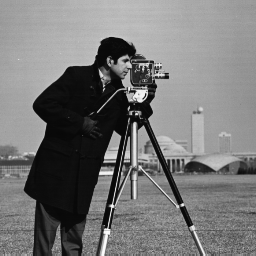
#> input picture ExerciseSet1/Data/Fig0222(b)(cameraman).tif, 256 x 256 px
$ python Exercise_6.py
#> lines starting #> are read from the running program, lines starting #| are printed output that depends on the picture
#> further down, img is the input picture: PIL image 256x256 L; min 7, max 253, mean 118.7
from PIL import Image
import numpy as np
import matplotlib.pyplot as plt

def scale(img, cx, cy):
    #This function scales an image with a factor
    #cx on the x-axis, and cy on the y-axis

#> called with cx = 2, cy = 2
    scale_mat = np.array([[cx, 0],
                          [0, cy]])

    #Create matrix which can contain the new image
    scaled_img = np.zeros((int(img.shape[0]*cx), int(img.shape[1]*cy)))

    #Iterate over all xy-coordinated
    for x in range(img.shape[0]):
        for y in range(img.shape[1]):
            intensity = img[x,y]                        #Get intensity from pos xy
            xy = np.array([x, y])                       #Get pos xy
            new_xy = scale_mat@xy.T                     #find new pos xy
            new_xy = new_xy.astype(int).flatten()       #Make sure new_xy is int so it can be used as indexes.
            scaled_img[new_xy[0], new_xy[1]] = intensity#Put intensity at new coordinate

    return scaled_img

def rotate(img, theta):
    #Rotate an image theta degrees
#> called with theta = 1.05
    scale = 1.5 #Hyperparameter controlling the output image size. (If not bigger than 1 we get some weird artifacts.)


    rotation_mat = np.array([[np.cos(theta), -np.sin(theta)],
                             [np.sin(theta),  np.cos(theta)]])

    x0, y0 = int(img.shape[0]/2), int(img.shape[1]/2)
#> x0 = 128; y0 = 128


    # rotated_img = np.zeros(img.shape)
    rotated_img = np.zeros((int(img.shape[0]*scale), int(img.shape[1]*scale)))

    for x in range(img.shape[0]):
        for y in range(img.shape[1]):

            intensity = img[x, y]           #Get intensity from pos xy
            xy = np.array([[x-x0, y-y0]])   #Get pos xy, Change origo from top left corner, to center of image
            new_xy = rotation_mat@xy.T      #Find new coordinates

            #This looks ugly, but we're setting the origo back to top left
            new_xy = np.array([[int(new_xy[0,0]+scale*x0)], [int(new_xy[1,0]+scale*y0)]]).flatten()

            # Set intensity at rotated xy-coordinate
            rotated_img[new_xy[0], new_xy[1]] = intensity


    return rotated_img

def translate(img, tx, ty):
    #Translate an image tx on the x-axis,
    #and ty on the y-axis

#> called with tx = 100, ty = 100
    translated_img = np.zeros(img.shape)

    #Iterate over all xy-coordinated
    for x in range(img.shape[0] - tx):
        for y in range(img.shape[1] - ty):
            intensity = img[x,y]                        #Get intensity from pos xy
            new_x, new_y = x + tx, y + ty

            # #If the new coordinates are out of bounds, ignore them.
            # if new_x >= img.shape[0] or new_y >= img.shape[1]:
            #     pass
            # else:
            translated_img[new_x, new_y] = intensity
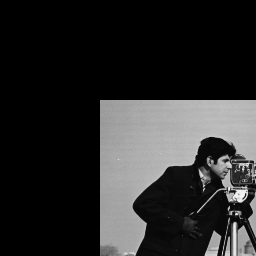
#> translated_img: shape (256, 256) float64; min 0, max 244, mean 42.5

    return translated_img

def shear(img, sv, sh):
    #Shear an image vertically (x-axis) with a factor sv,
    #and horizontaly (y-axis) sh

#> called with sv = 1, sh = 0
    shear_mat = np.array([[1, sv],
                          [sh, 1]])

    x_shape = np.ceil(img.shape[0]*np.ceil(1 + sv)).astype(int) #Scale x-axis in new image to fit all new coordinates
#> x_shape = 512
    y_shape = np.ceil(img.shape[1]*np.ceil(1 + sh)).astype(int) #Scale y-axis in new image to fit all new coordinates
#> y_shape = 256
    sheared_img = np.zeros((x_shape, y_shape))


    #Iterate over all xy-coordinated
    for x in range(img.shape[0]):
        for y in range(img.shape[1]):
            intensity = img[x,y]                        #Get intensity from pos xy
            xy = np.array([x, y])                       #Get pos xy
            new_xy = shear_mat@xy.T                     #find new pos xy
            new_x, new_y = new_xy.flatten().astype(int) #Make sure new_xy is int so it can be used as indexes.
            sheared_img[new_x, new_y] = intensity       #Set new coords to intensity
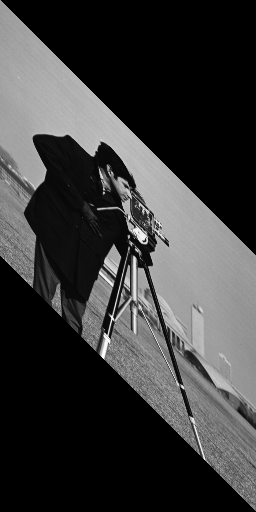
#> sheared_img: shape (512, 256) float64; min 0, max 253, mean 59.4

    return sheared_img


#Load and convert image to numpy
# img_path = 'ExerciseSet1\Data\Fig0222(b)(cameraman).tif'
img_path = './/Data//Fig0222(b)(cameraman).tif'
img = Image.open(img_path)
img = np.asarray(img)


fig, ax = plt.subplots(4,2,figsize=(10,10))
ax[0,0].imshow(img, cmap='gray')
ax[0,0].set_title('Original Image')

#Subtask a
ax[0,1].imshow(scale(img, 2, 2), cmap='gray')
ax[0,1].set_title('Subtask a')

#Subtask b
ax[1,0].imshow(rotate(img, np.pi/3), cmap='gray')
ax[1,0].set_title('Subtask b')

#Subtask c
ax[1,1].imshow(translate(img, 100, 100), cmap='gray')
ax[1,1].set_title('Subtask c')

#Subtask d
ax[2,0].imshow(shear(img, 1, 0), cmap='gray')
ax[2,0].set_title('Subtask d')

ax[2,1].imshow(shear(img, 0, 1), cmap='gray')
ax[2,1].set_title('Subtask d')

for a in ax.ravel():
    a.set_axis_off()

plt.tight_layout()
plt.show()
plt.close()

fig, az = plt.subplots(1,2,figsize=(10,10))

#Subtask e
az[0].imshow(shear(scale(shear(img, 0, 0.5), 2, 2), 0.2, 0), cmap='gray')
#> call 3 of shear, with sv = 0, sh = 0.5
#> after the loop in shear (call 3), `for x in range(img.shape[0]):`:
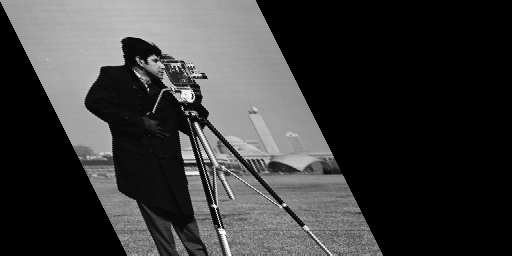
#> sheared_img: shape (256, 512) float64; min 0, max 253, mean 59.4
#> call 2 of scale, with cx = 2, cy = 2
#> in scale (call 2), `scale_mat = np.array([[cx, 0], [0, cy]])`: scale_mat = [[2, 0], [0, 2]]
#> after the loop in scale (call 2), `for x in range(img.shape[0]):`:
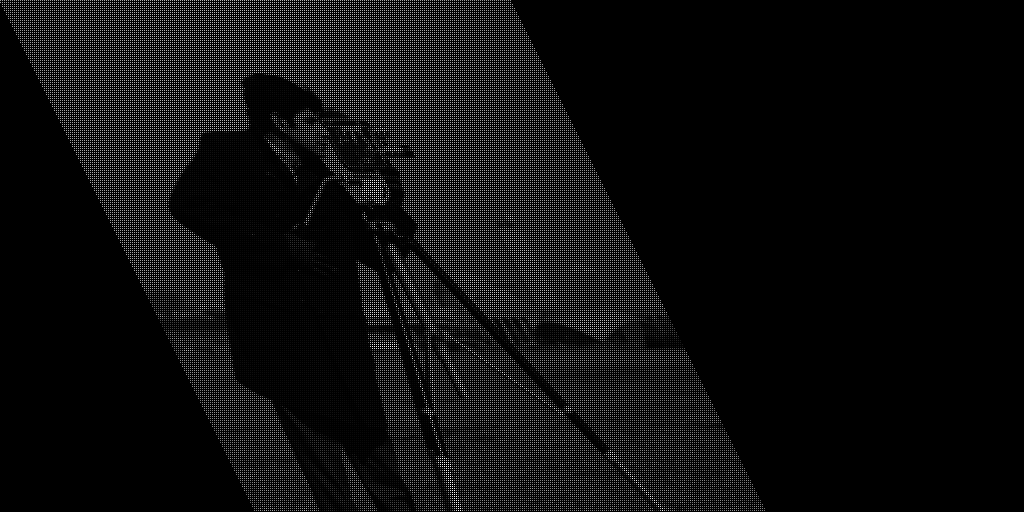
#> scaled_img: shape (512, 1024) float64; min 0, max 253, mean 14.8
az[0].set_title('Subtask e')

az[1].imshow(scale(shear(shear(img, 0.2, 0), 0, 0.5), 2, 2), cmap='gray')
#> in shear (call 5), `x_shape = np.ceil(img.shape[0]*np.ceil(1 + sv)).astype(int)`: x_shape = 512
#> in shear (call 5), `y_shape = np.ceil(img.shape[1]*np.ceil(1 + sh)).astype(int)`: y_shape = 256
#> after the loop in shear (call 5), `for x in range(img.shape[0]):`:
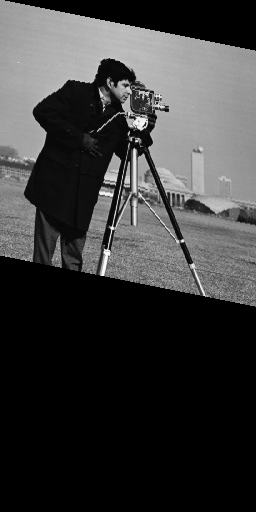
#> sheared_img: shape (512, 256) float64; min 0, max 253, mean 59.4
az[1].set_title('Subtask e')

for a in az.ravel():
    a.set_axis_off()

plt.tight_layout()
plt.show()
plt.close()


#Subtask f
fig, ay = plt.subplots(3,2,figsize=(10,10))
ay[0,0].imshow(img, cmap='gray')
ay[0,0].set_title('Original Image')

img1 = scale(img, 2, 2)
ay[0,1].imshow(img1, cmap='gray')
ay[0,1].set_title('Img scaled by a factor of 2')

img2 = rotate(img1, np.pi/8)
ay[1,0].imshow(img2, cmap='gray')
ay[1,0].set_title('Img then rotated by pi/3 rad')

img3 = scale(img2, 0.5, 0.5)
#> after the loop in scale (call 5), `for x in range(img.shape[0]):`:
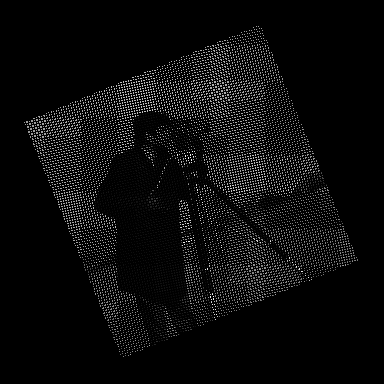
#> scaled_img: shape (384, 384) float64; min 0, max 251, mean 11.9
ay[1,1].imshow(img3, cmap='gray')
ay[1,1].set_title('Img then scaled by a factor of 0.5')

img4 = rotate(img3, -np.pi/8)
#> call 3 of rotate, with theta = -0.393
#> in rotate (call 3), `x0, y0 = int(img.shape[0]/2), int(img.shape[1]/2)`: x0 = 192
#> after the loop in rotate (call 3), `for x in range(img.shape[0]):`:
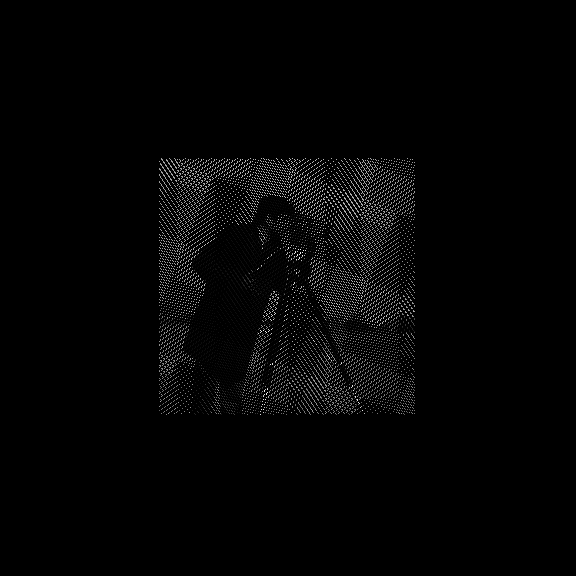
#> rotated_img: shape (576, 576) float64; min 0, max 251, mean 4.6
ay[2,0].imshow(img4, cmap='gray')
ay[2,0].set_title('Lastly rotated by -pi/8')

for a in ay.ravel():
    a.set_axis_off()

plt.tight_layout()
plt.show()
